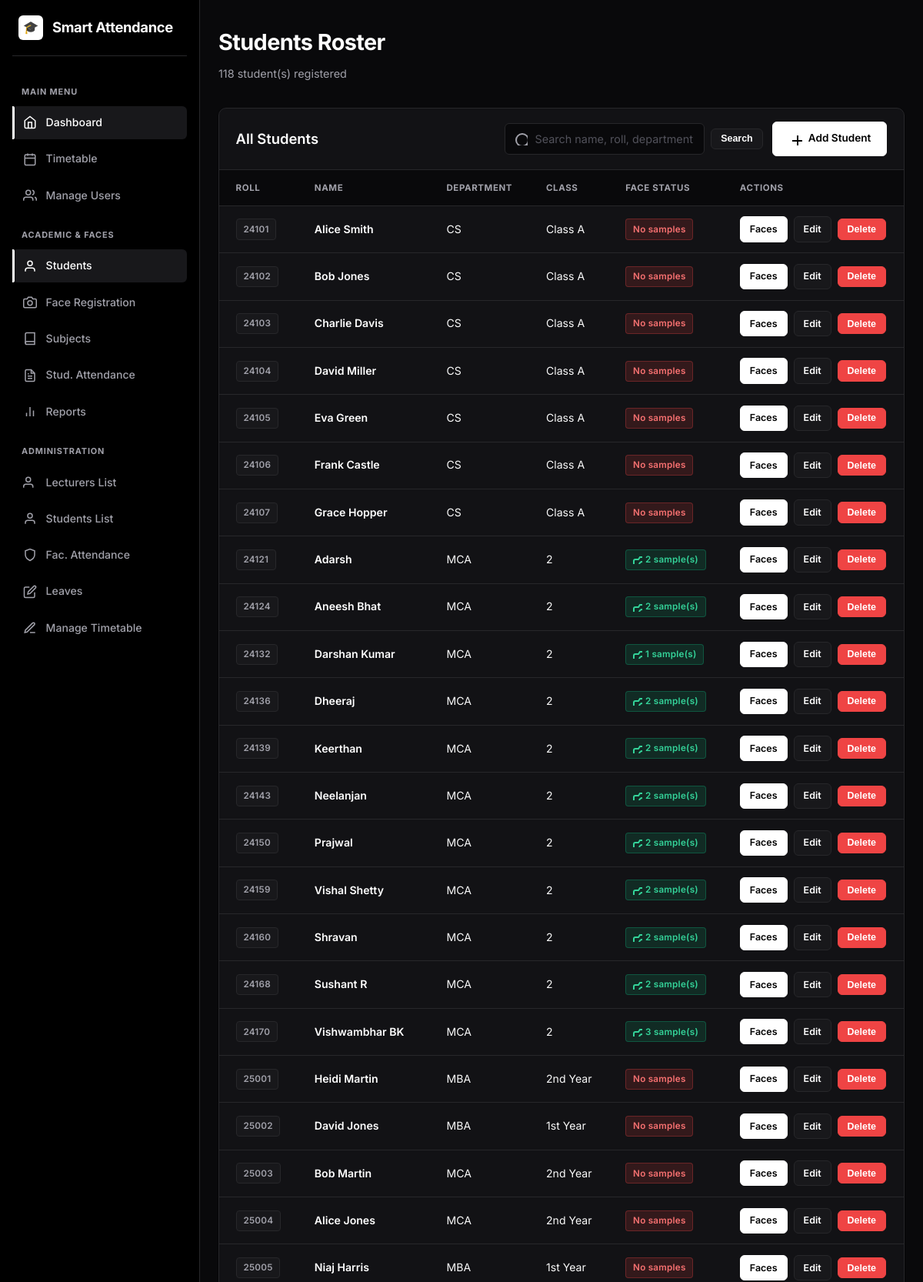
Page /students/ (signed in, upper part) on the committed database.
### models.py (models this page shows, shortened)
class Student(db.Model):
    __tablename__ = "students"
    id = db.Column(db.Integer, primary_key=True)
    roll_number = db.Column(db.String(40), unique=True, nullable=False, index=True)
    name = db.Column(db.String(120), nullable=False)
    department = db.Column(db.String(80), default="")
    class_name = db.Column(db.String(80), default="")
    created_at = db.Column(db.DateTime, default=datetime.utcnow)
    face_samples = db.relationship(
        "FaceSample", backref="student", cascade="all, delete-orphan"
    )
    attendance_records = db.relationship(
        "Attendance", backref="student", cascade="all, delete-orphan"
    )
    @property
    def has_face(self):
        return len(self.face_samples) > 0

### blueprints/students.py (the view, shortened to what this page needs)
@students_bp.route("/")
@login_required
@staff_required
def list_students():
    q = request.args.get("q", "").strip()
    query = Student.query
    students = query.order_by(Student.roll_number).all()
    return render_template("students/list.html", students=students, q=q)

### templates/students/list.html (shortened to what this page needs)
{% extends "base.html" %}
{% block content %}
<div style="display:flex; justify-content:space-between; align-items:flex-end; margin-bottom: 2rem;">
  <div>
    <h1>Students Roster</h1>
    <p class="subtitle" style="margin-bottom:0;">{{ students | length }} student(s) registered</p>
  </div>
</div>
<div class="card card-table">
  <div class="card-table-header">
    <h2>All Students</h2>
    <div style="display:flex; gap:12px; align-items:center; flex-wrap:wrap;">
      <form method="get" style="display:flex; gap:8px; align-items:center;">
        <div style="position:relative;">
          <input name="q" value="{{ q }}" placeholder="Search name, roll, department…" style="width:260px; padding-left:2.4rem;">
          <svg width="18" height="18" fill="none" stroke="var(--text-muted)" stroke-width="2" style="position:absolute; left:0.75rem; top:50%; transform:translateY(-50%);"><circle cx="11" cy="11" r="8"></circle><line x1="21" y1="21" x2="16.65" y2="16.65"></line></svg>
        </div>
        <button class="btn btn-secondary btn-sm" type="submit">Search</button>
      </form>
      <a class="btn" href="{{ url_for('students.create_student') }}">
        <svg width="18" height="18" fill="none" stroke="currentColor" stroke-width="2"><line x1="12" y1="5" x2="12" y2="19"></line><line x1="5" y1="12" x2="19" y2="12"></line></svg>
        Add Student
      </a>
    </div>
  </div>
  <div class="table-responsive">
    {% if students %}
    <table>
      <thead>
        <tr><th>Roll</th><th>Name</th><th>Department</th><th>Class</th><th>Face Status</th><th>Actions</th></tr>
      </thead>
      <tbody>
        {% for s in students %}
        <tr>
          <td><span class="badge badge-muted">{{ s.roll_number }}</span></td>
          <td style="font-weight:600; color:#fff;">{{ s.name }}</td>
          <td>{{ s.department or '—' }}</td>
          <td>{{ s.class_name or '—' }}</td>
          <td>
            {% if s.has_face %}
              <span class="badge badge-yes">
                <svg width="12" height="12" fill="none" stroke="currentColor" stroke-width="2" style="margin-right:4px;"><path d="M23 19a2 2 0 0 1-2 2H3a2 2 0 0 1-2-2V8a2 2 0 0 1 2-2h4l2-3h6l2 3h4a2 2 0 0 1 2 2z"></path><circle cx="12" cy="13" r="4"></circle></svg>
                {{ s.face_samples|length }} sample(s)
              </span>
            {% else %}
              <span class="badge badge-no">No samples</span>
            {% endif %}
          </td>
          <td>
            <div style="display:flex; gap:0.5rem; align-items:center;">
              {% if current_user.role == 'admin' %}
              <a class="btn btn-sm" href="{{ url_for('faces.register', student_id=s.id) }}">Faces</a>
              {% endif %}
              <a class="btn btn-sm btn-secondary" href="{{ url_for('students.edit_student', student_id=s.id) }}">Edit</a>
              <form class="inline-form" method="post" action="{{ url_for('students.delete_student', student_id=s.id) }}" onsubmit="return confirm('Delete {{ s.name }}?')">
                <button class="btn btn-sm btn-danger" type="submit">Delete</button>
              </form>
            </div>
          </td>
        </tr>
        {% endfor %}
      </tbody>
    </table>
    {% else %}
    <p class="muted" style="padding:3rem 2rem; text-align:center;">No students found.</p>
    {% endif %}
  </div>
</div>
{% endblock %}

### static/style.css (style rules this page uses)
:root { --bg-dark: #09090b; --bg-darker: #000000; --bg-card: #121215; --card-border: #27272a; --primary: #ffffff; --primary-hover: #e4e4e7; --primary-text: #000000; --secondary: #18181b; --secondary-hover: #27272a; --text-main: #fafafa; --text-muted: #a1a1aa; --border-light: #27272a; --border-focus: #fafafa; --success: #10b981; --success-bg: rgba(16, 185, 129, 0.1); --danger: #ef4444; --danger-bg: rgba(239, 68, 68, 0.1); --warning: #f59e0b; --warning-bg: rgba(245, 158, 11, 0.1); --info: #a1a1aa; --info-bg: rgba(161, 161, 170, 0.1); --sidebar-width: 260px; --shadow-sm: 0 1px 2px 0 rgba(0, 0, 0, 0.5); --shadow-md: 0 4px 12px rgba(0, 0, 0, 0.5); --shadow-lg: 0 8px 24px rgba(0, 0, 0, 0.7); --radius-sm: 6px; --radius: 10px; --radius-lg: 14px; --transition: all 0.2s ease; }
* { box-sizing: border-box; }
body { margin: 0; font-family: 'Inter', -apple-system, BlinkMacSystemFont, "Segoe UI", Roboto, sans-serif; background-color: var(--bg-dark); color: var(--text-main); line-height: 1.6; -webkit-font-smoothing: antialiased; min-height: 100vh; overflow-x: hidden; }
a { color: var(--text-main); text-decoration: none; transition: var(--transition); }
h1 { font-size: 1.8rem; font-weight: 700; letter-spacing: -0.02em; margin: 0 0 0.4rem; color: #ffffff; }
h2 { font-size: 1.15rem; font-weight: 600; margin: 1.25rem 0 0.85rem; color: #ffffff; }
.subtitle { color: var(--text-muted); font-size: 0.9rem; margin: 0 0 1.75rem; }
.card { background: var(--bg-card); border: 1px solid var(--card-border); border-radius: var(--radius); padding: 1.5rem; margin-bottom: 1.25rem; box-shadow: var(--shadow-sm); transition: var(--transition); }
.card h2:first-child { margin-top: 0; }
input, select, textarea { width: 100%; padding: 0.7rem 0.9rem; background: #09090b; border: 1px solid var(--card-border); border-radius: var(--radius-sm); color: #ffffff; font-family: inherit; font-size: 0.9rem; transition: var(--transition); }
input::placeholder, textarea::placeholder { color: #52525b; }
.btn { display: inline-flex; align-items: center; justify-content: center; gap: 0.5rem; background: #ffffff; color: #000000; border: 1px solid #ffffff; padding: 0.65rem 1.25rem; border-radius: var(--radius-sm); font-size: 0.85rem; font-weight: 600; cursor: pointer; transition: var(--transition); }
.btn-secondary { background: #18181b; color: #ffffff; border: 1px solid var(--card-border); }
.btn-danger { background: #ef4444; color: #ffffff; border: 1px solid #ef4444; }
.btn-sm { padding: 0.35rem 0.75rem; font-size: 0.78rem; }
.badge { display: inline-flex; align-items: center; padding: 0.2rem 0.55rem; border-radius: 4px; font-size: 0.73rem; font-weight: 600; letter-spacing: 0.02em; }
.badge-yes { background: rgba(16,185,129,0.15); color: #34d399; border: 1px solid rgba(16,185,129,0.3); }
.badge-no { background: rgba(239,68,68,0.15); color: #f87171; border: 1px solid rgba(239,68,68,0.3); }
.badge-muted { background: #18181b; color: var(--text-muted); border: 1px solid var(--card-border); }
.card-table { padding: 0; overflow: hidden; }
.card-table-header { padding: 1.1rem 1.35rem; border-bottom: 1px solid var(--card-border); display: flex; align-items: center; justify-content: space-between; flex-wrap: wrap; gap: 0.85rem; }
.card-table-header h2 { margin: 0; }
.table-responsive { overflow-x: auto; }
table { width: 100%; border-collapse: collapse; }
th, td { padding: 0.85rem 1.35rem; text-align: left; border-bottom: 1px solid var(--card-border); font-size: 0.88rem; }
th { color: var(--text-muted); font-size: 0.72rem; font-weight: 700; text-transform: uppercase; background: #09090b; letter-spacing: 0.05em; white-space: nowrap; }
tbody tr { transition: var(--transition); }
.inline-form { display: inline; }

### rows in the picture
Student: roll_number "24101", name "Alice Smith", department "CS", class_name "Class A", shows "No samples"
Student: roll_number "24102", name "Bob Jones", department "CS", class_name "Class A", shows "No samples"
Student: roll_number "24103", name "Charlie Davis", department "CS", class_name "Class A", shows "No samples"
Student: roll_number "24104", name "David Miller", department "CS", class_name "Class A", shows "No samples"
Student: roll_number "24105", name "Eva Green", department "CS", class_name "Class A", shows "No samples"
Student: roll_number "24106", name "Frank Castle", department "CS", class_name "Class A", shows "No samples"
Student: roll_number "24107", name "Grace Hopper", department "CS", class_name "Class A", shows "No samples"
Student: roll_number "24121", name "Adarsh", department "MCA", class_name "2", face_samples|length "2"
Student: roll_number "24124", name "Aneesh Bhat", department "MCA", class_name "2", face_samples|length "2"
Student: roll_number "24132", name "Darshan Kumar", department "MCA", class_name "2", face_samples|length "1"
Student: roll_number "24136", name "Dheeraj", department "MCA", class_name "2", face_samples|length "2"
Student: roll_number "24139", name "Keerthan", department "MCA", class_name "2", face_samples|length "2"
Student: roll_number "24143", name "Neelanjan", department "MCA", class_name "2", face_samples|length "2"
Student: roll_number "24150", name "Prajwal", department "MCA", class_name "2", face_samples|length "2"
Student: roll_number "24159", name "Vishal Shetty", department "MCA", class_name "2", face_samples|length "2"
Student: roll_number "24160", name "Shravan", department "MCA", class_name "2", face_samples|length "2"
Student: roll_number "24168", name "Sushant R", department "MCA", class_name "2", face_samples|length "2"
Student: roll_number "24170", name "Vishwambhar BK", department "MCA", class_name "2", face_samples|length "3"
Student: roll_number "25001", name "Heidi Martin", department "MBA", class_name "2nd Year", shows "No samples"
Student: roll_number "25002", name "David Jones", department "MBA", class_name "1st Year", shows "No samples"
Student: roll_number "25003", name "Bob Martin", department "MCA", class_name "2nd Year", shows "No samples"
Student: roll_number "25004", name "Alice Jones", department "MCA", class_name "2nd Year", shows "No samples"
Student: roll_number "25005", name "Niaj Harris", department "MBA", class_name "1st Year", shows "No samples"

### other values in the picture
{{ students | length }} "118"
